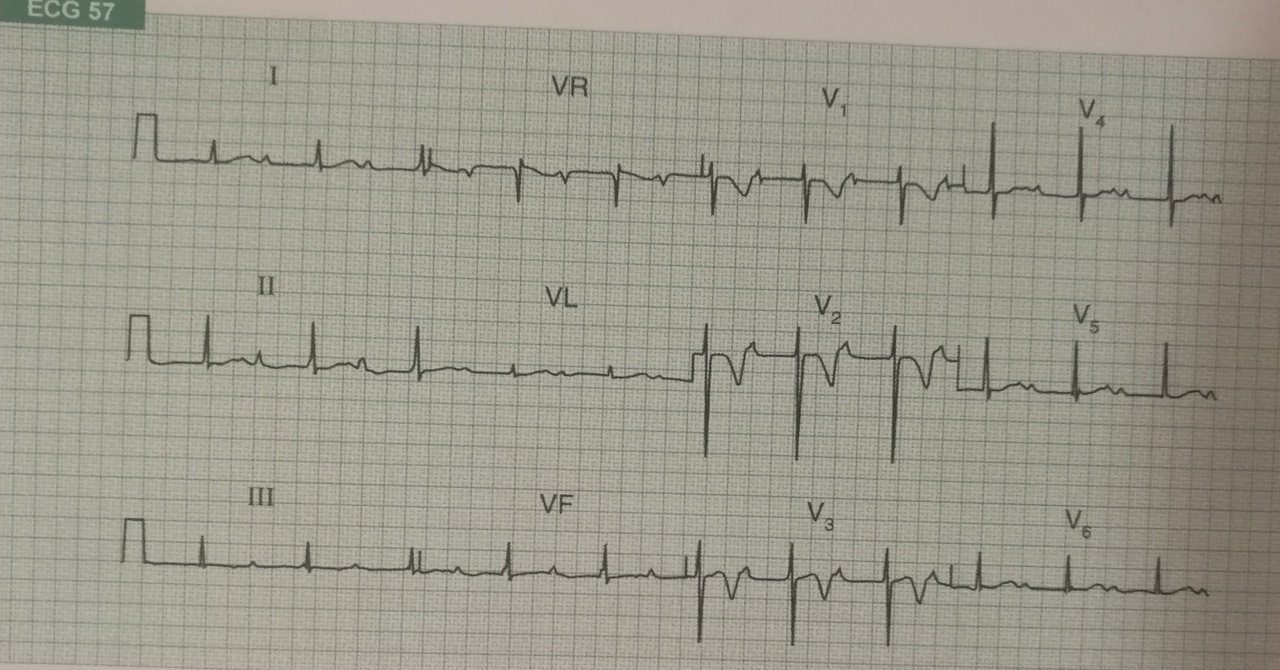
#> input picture images/input.jpg, 1280 x 670 px
$ jupyter execute main.ipynb
#> lines starting #> are read from the running program, lines starting #| are printed output that depends on the picture; after the words box and inside, x2 and y2 are one past the last pixel; in counts of white or black regions, pixels touching at a corner belong together
[cell 1]
from pprint import pprint as pp
import numpy as np
import cv2

[cell 2]
class Line():
  def __init__(self, index, top, down) -> None:
    self.index = index
    self.down = down
    self.top = top

  def __getitem__(self, key):
    if key == 0: return self.index
    if key == 1: return self.top
    if key == 2: return self.down

  def __repr__(self):
    return ("{ index: " + str(self.index) + ", " +\
            "top: " + str(self.top) + ", "+ \
            "down: " + str(self.down) + "}")

[cell 3]
img = cv2.imread(r"../images/input.jpg")
#> img is the input picture: shape (670, 1280, 3); mean B, G, R 140.9, 153.5, 155.5

# Convert BGR to HSV
hsv = cv2.cvtColor(img, cv2.COLOR_BGR2HSV)
#> hsv: shape (670, 1280, 3); mean H, S, V 26.6, 25, 155.8

# define range of black color in HSV
lower_val = np.array([0,0,0])
upper_val = np.array([50,100,100])

# Threshold the HSV image to get only black colors
mask = cv2.inRange(hsv, lower_val, upper_val)
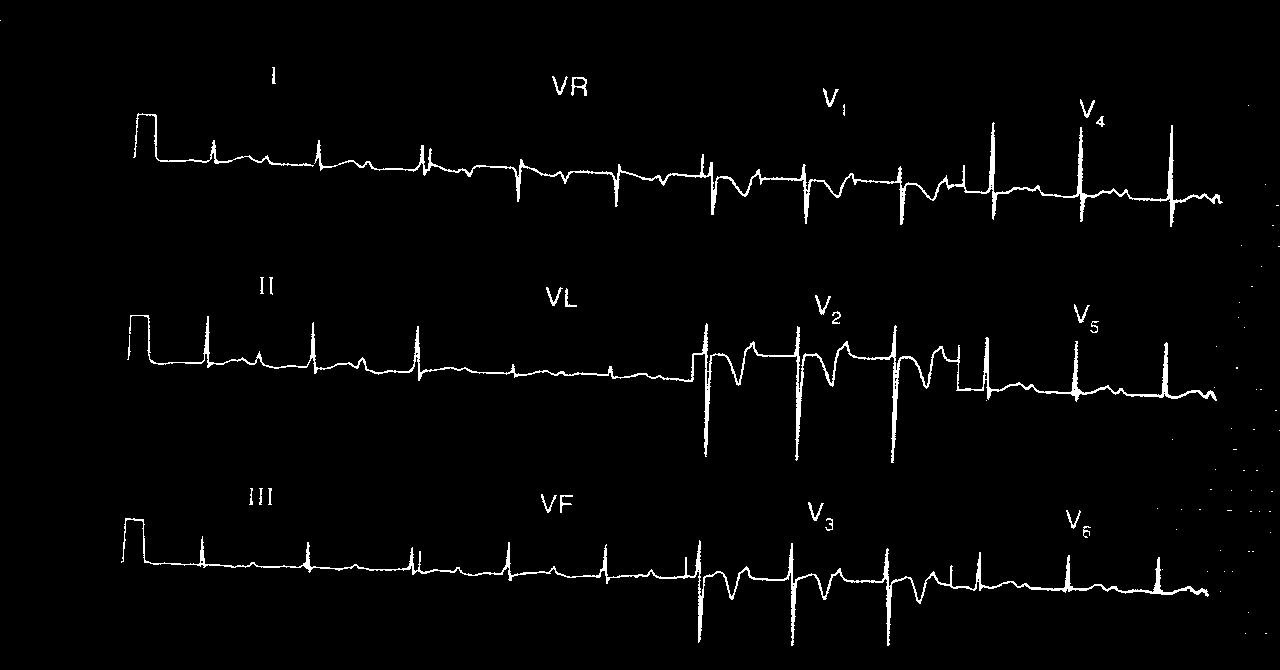
#> mask: shape (670, 1280); 2.1% white in thin lines or dots

# invert mask to get black symbols on white background
mask_inv = cv2.bitwise_not(mask)
#> mask_inv: shape (670, 1280); 97.9% white; black in thin lines or dots

blank = np.ones(img.shape, np.uint8)*255
blank2 = np.ones(img.shape, np.uint8)*255
blank3 = np.ones(img.shape, np.uint8)*255

contours, hier = cv2.findContours(mask_inv,cv2.RETR_LIST,cv2.CHAIN_APPROX_NONE)
#> contours = 111 contours, 74 with area under 20; largest, box (x1, y1, x2, y2) and area: (0, 0, 1280, 670) 855646, (255, 321, 1218, 464) 7408, (120, 517, 1210, 647) 6790, (337, 121, 1224, 228) 6229, (128, 314, 258, 369) 735

for cnt in contours:
    if cv2.contourArea(cnt) > 800:
        approx = cv2.approxPolyDP(cnt,
                                    0.00005 * cv2.arcLength(cnt, True), True)
        if(len(approx) >= 5):
            cv2.drawContours(blank, [approx], 0, (0, 0, 0), 1)
#> this loop made 111 passes
#> cnt on passes 2 to 13: [[1244, 633], [1245, 632], [1246, 633], [1245, 634]], [[1247, 612], [1248, 611], [1249, 612], [1248, 613]], [[1219, 591], [1220, 590], [1221, 591], [1220, 592]], [[889, 587], [889, 588]], [[793, 585]], [[978, 579], [978, 580]], [[1231, 571], [1232, 570], [1233, 571], [1232, 572]], [[1223, 571], [1224, 570], [1225, 571], [1224, 572]], [[1206, 571], [1207, 570], [1208, 571], [1207, 572]], [[698, 570]], [[1161, 569], [1162, 568], [1163, 569], [1162, 570]], [[201, 561], [201, 562], [202, 562], [202, 561]]
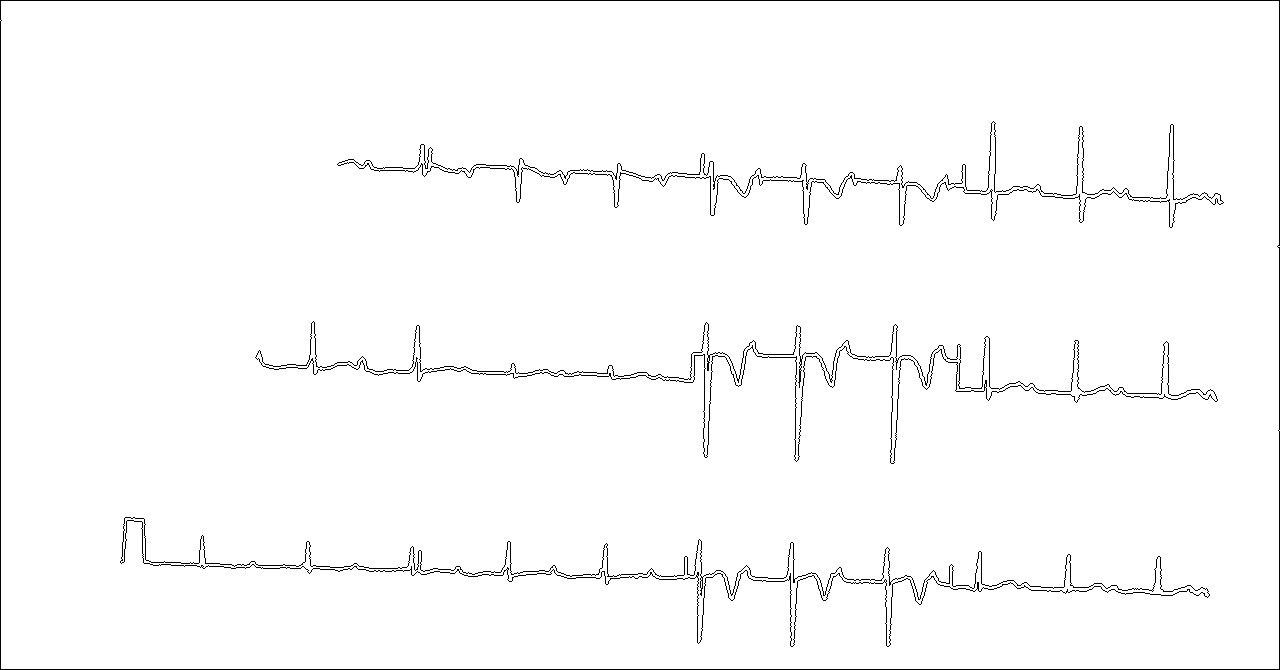
#> blank: shape (670, 1280, 3); 98.3% white; black in thin lines or dots

graph = []

for j in range(mask_inv.shape[1]):
    higher = 0
    lower = 0

    cntBlank = 0
    lines = []

    for i in range(250):
        if mask_inv[i,j] == 255:
            cntBlank += 1
            if lower == 0:
                continue

        if lower == 0: lower = i
        if mask_inv[i,j] != 255:
            higher = i
            cntBlank = 0
        if cntBlank > 10:
            lines.append( Line(j, higher, lower) )
            lower = 0
            higher = 0
    if len(lines) > 0:
        graph.append( lines[-1])
    lines.clear()
    # cntLine = 0
    # if (higher + lower > 0):
    #     graph.append( (j, higher, lower) )

prev = graph[0]

prev[0]
print(graph[50])
#| { index: 182, top: 161, down: 160}

print(img[0][0])
#| [ 97 112  98]

for p in graph[1:]:
    clr = 125*(p[0]%2)

    if ((p[1] <= prev[1] and p[1] >= prev[2]) or\
        (p[2] <= prev[1] and p[2] >= prev[2])):

            cv2.line(blank2, (p[0],p[2]), (p[0], p[1]), (clr,clr,clr))
            prev = p
            lastAcc = p[0]
    # else:
    #         print("")

    cv2.line(img, (p.index ,p[2]), (p[0], p[1]), (clr,clr,clr))
    cv2.line(blank3, (p.index,p[2]), (p[0], p[1]), (clr,clr,clr))
#> blank2: shape (670, 1280, 3); every value is 255
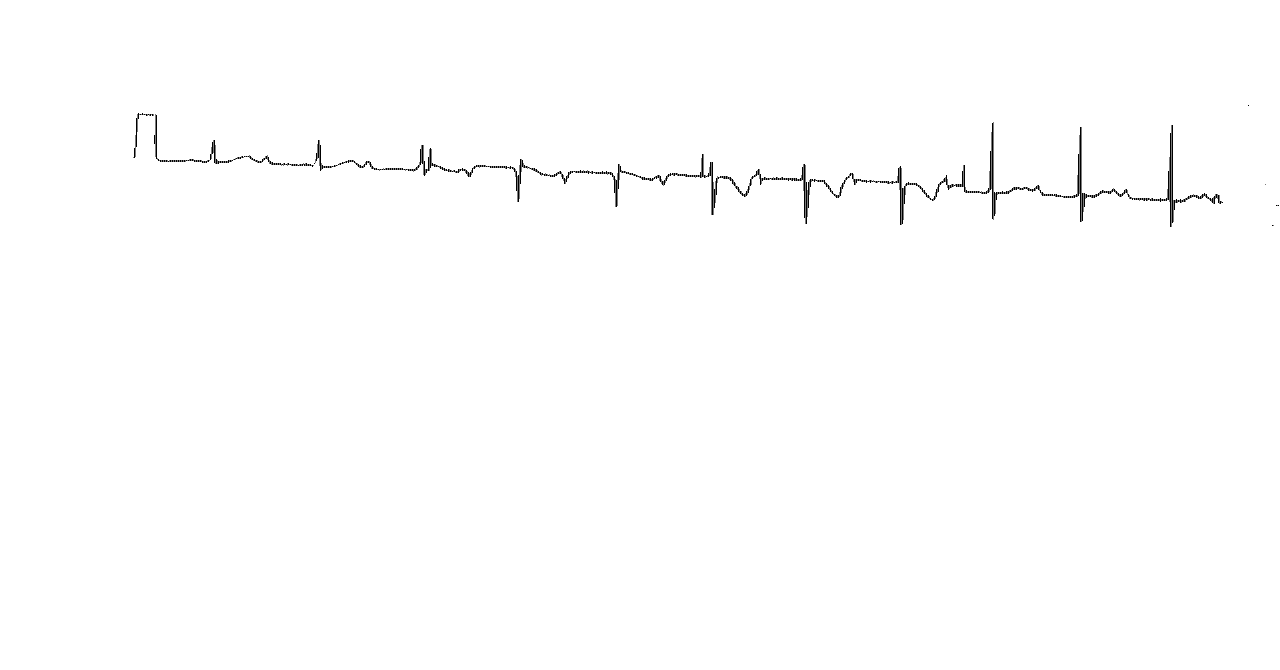
#> blank3: shape (670, 1280, 3); min 0, max 255, mean 253.8
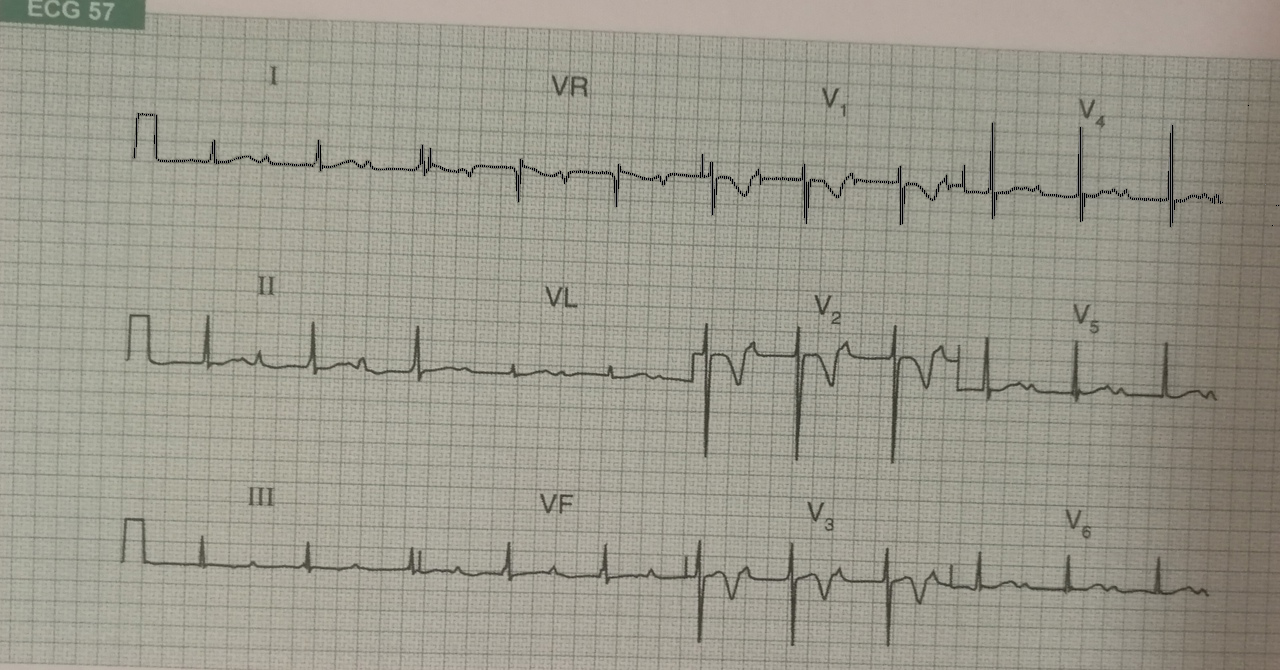
#> img: shape (670, 1280, 3); 0.64% of pixels changed, all inside (x1, y1, x2, y2) = (133, 105, 1279, 227)

cv2.imwrite(r'../images/mask_inv.png',mask_inv)
cv2.imwrite(r'../images/output2.png',img)
cv2.imwrite(r'../images/output.png',blank3)
#> Out = True
